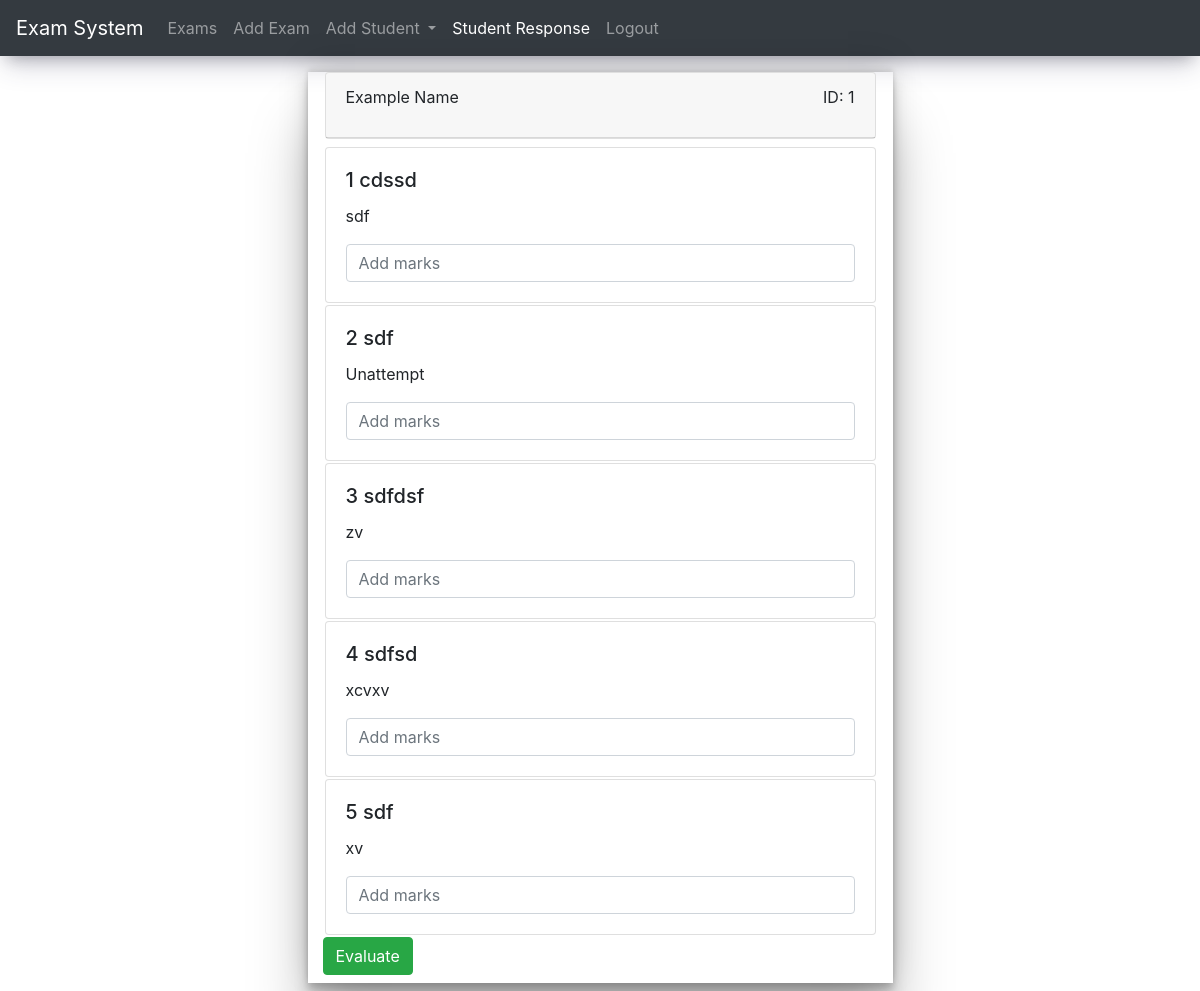
Screenshot of /std_ans.php?id=1 with the database file from the repository.
### tables this page shows
CREATE TABLE `student` (
  `st_id` int(11) NOT NULL,
  `name` varchar(255) DEFAULT NULL,
  `pass` varchar(255) DEFAULT NULL,
  `branch` varchar(255) DEFAULT NULL,
  `mail` varchar(255) DEFAULT NULL
);

CREATE TABLE `user_exam` (
  `ux_id` int(11) NOT NULL,
  `q_id` varchar(255) DEFAULT NULL,
  `u_ans` varchar(255) DEFAULT NULL,
  `e_id` int(11) DEFAULT NULL,
  `u_id` int(11) DEFAULT NULL
);

### std_ans.php (the view, shortened to what this page needs)
<?php
require("conn.php");
$id=$_GET['id'];
$get_user="SELECT * from user_ans where ua_id='$id'";
$us_qu=mysqli_query($con,$get_user) or die(mysqli_error($con));
$row=mysqli_fetch_array($us_qu);
$u_d=$row['u_id'];
$e_id=$row['e_id'];
$sub_list="SELECT * from student where st_id='$u_d'";
$sub_res=mysqli_query($con,$sub_list) or die(mysqli_error($con));
$sub=mysqli_fetch_array($sub_res);
?>
<!DOCTYPE html>
<html>
<head>
    <link rel="stylesheet" href="https://cdnjs.cloudflare.com/ajax/libs/font-awesome/6.0.0/css/all.min.css" />
	<link rel="stylesheet" href="https://cdn.jsdelivr.net/npm/bootstrap@4.0.0/dist/css/bootstrap.min.css">
</head>
<body>
<nav class="navbar navbar-expand-lg navbar-dark bg-dark">
  <a class="navbar-brand" href="#">Exam System</a>
  <div class="collapse navbar-collapse" id="navbarNav">
    <ul class="navbar-nav">
      <li class="nav-item ">
        <a class="nav-link" href="fac_dash.php">Exams</a>
      </li>
      <li class="nav-item ">
        <a class="nav-link" href="add_exam.php">Add Exam</a>
      </li>
      <li class="nav-item dropdown">
        <a class="nav-link dropdown-toggle" href="#" id="navbarDropdown" role="button" data-toggle="dropdown" aria-haspopup="true" aria-expanded="false">
          Add Student
        </a>
      </li>
      <li class="nav-item active">
        <a class="nav-link" href="stude_res.php">Student Response</a>
      </li>
      <li class="nav-item">
        <a class="nav-link" href="logout.php">Logout</a>
      </li>
    </ul>
  </div>
</nav>
<div class="container-fluid">
    <div class="container mt-3 col-md-6">
    <div class="card">
  <div class="card-header d-flex justify-content-between">
    <p><?php echo $sub['name']?></p>
    <p>ID: <?php echo $sub['st_id']?></p>
  </div>
</div>
        <form action="evaluate.php" method="post" class="mt-2 mb-2">
<?php
$i=1;
$get_ans="SELECT * from user_exam where e_id='$e_id' and u_id='$u_d'";
$ans_res=mysqli_query($con,$get_ans) or die(mysqli_error($con));
while($ans=mysqli_fetch_array($ans_res)){
  echo '<div class="card">
  <div class="card-body">
    <h5 class="card-title">'.$i.' '.$ans['q_id'].'</h5>
    <p class="card-text">'.$ans['u_ans'].'</p>
    <input type="number" name="mark['.$i.']" class="form-control" placeholder="Add marks" required>
    </div>
    </div>';
    $i++;
}
?>
<button type="submit" class="btn btn-success mb-2">Evaluate</button>
</form>
    </div>
</div>
</body>
</html>

### std_ans.php (style rules this page uses)
.col-md-6 { box-shadow: rgba(0, 0, 0, 0.25) 0px 54px 55px, rgba(0, 0, 0, 0.12) 0px -12px 30px, rgba(0, 0, 0, 0.12) 0px 4px 6px, rgba(0, 0, 0, 0.17) 0px 12px 13px, rgba(0, 0, 0, 0.09) 0px -3px 5px; }
nav { box-shadow: rgba(50, 50, 93, 0.25) 0px 13px 27px -5px, rgba(0, 0, 0, 0.3) 0px 8px 16px -8px; }
.card { margin:2px; }
input[type=number] { -moz-appearance: textfield; }

### rows the page displays
student: name "Example Name", st_id "1"
user_exam: q "cdssd", u_ans "sdf"
user_exam: q "sdf", u_ans "Unattempt"
user_exam: q "sdfdsf", u_ans "zv"
user_exam: q "sdfsd", u_ans "xcvxv"
user_exam: q "sdf", u_ans "xv"
